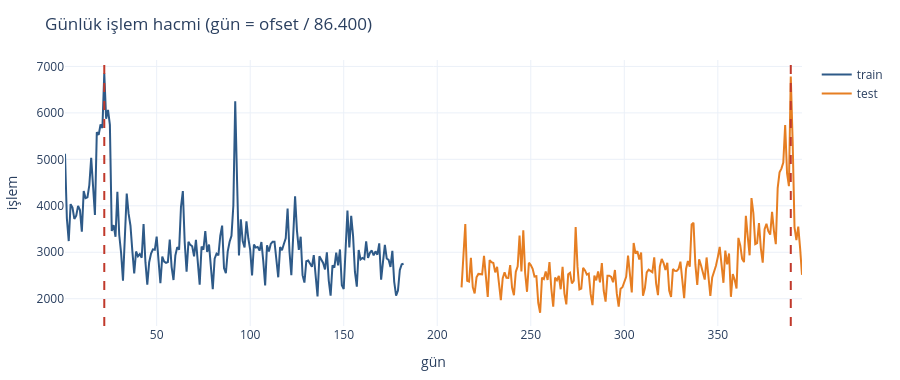

Notebook code cell kept with this figure:
### Code cell
daily_tr = (dt_tr // DAY).value_counts().sort_index()
fig = go.Figure(go.Scatter(x=daily_tr.index, y=daily_tr.values, mode="lines", name="train", line=dict(color=C_MAIN)))
peaks = {"train": int(daily_tr.idxmax())}
if test_dt is not None:
    daily_te = (test_dt["TransactionDT"] // DAY).value_counts().sort_index()
    fig.add_trace(go.Scatter(x=daily_te.index, y=daily_te.values, mode="lines", name="test", line=dict(color=C_ACCENT)))
    peaks["test"] = int(daily_te.idxmax())
for k, d in peaks.items():
    fig.add_vline(x=d, line_dash="dash", line_color=C_RISK)
fig.update_layout(title="Günlük işlem hacmi (gün = ofset / 86.400)", xaxis_title="gün", yaxis_title="işlem")
show(fig, 380)

print("En yoğun 5 gün (train):", daily_tr.nlargest(5).index.tolist())
if test_dt is not None:
    print("En yoğun 5 gün (test):", daily_te.nlargest(5).index.tolist())
    note("train ve test tepeleri arası gün", peaks["test"] - peaks["train"])

ASSUMED_PEAK = pd.Timestamp("2017-12-23")   # Noel öncesi en yoğun gün (varsayım)
REF_DATE = ASSUMED_PEAK - pd.Timedelta(days=peaks["train"])
REF_DATE = pd.Timestamp("2017-12-01") if abs((REF_DATE - pd.Timestamp("2017-12-01")).days) <= 1 else REF_DATE
note("referans tarih", str(REF_DATE.date()))

### Figure 1 — Plotly figure (JSON) as saved in the notebook; plotly's stock layout.template omitted (floating-point values rounded to 4 significant figures; data arrays with more than 128 entries replaced by an {"elided": "..."} marker saying what was removed)
{"data": [{"line": {"color": "#2E5A88"}, "mode": "lines", "name": "train", "type": "scatter", "x": {"elided": "182 int values"}, "y": {"elided": "182 int values"}}, {"line": {"color": "#E67E22"}, "mode": "lines", "name": "test", "type": "scatter", "x": {"elided": "183 int values"}, "y": {"elided": "183 int values"}}], "layout": {"height": 380, "margin": {"b": 50, "l": 50, "r": 20, "t": 60}, "shapes": [{"line": {"color": "#C0392B", "dash": "dash"}, "type": "line", "x0": 22, "x1": 22, "xref": "x", "y0": 0, "y1": 1, "yref": "y domain"}, {"line": {"color": "#C0392B", "dash": "dash"}, "type": "line", "x0": 389, "x1": 389, "xref": "x", "y0": 0, "y1": 1, "yref": "y domain"}], "title": {"text": "Günlük işlem hacmi (gün = ofset / 86.400)"}, "xaxis": {"title": {"text": "gün"}}, "yaxis": {"title": {"text": "işlem"}}}}
